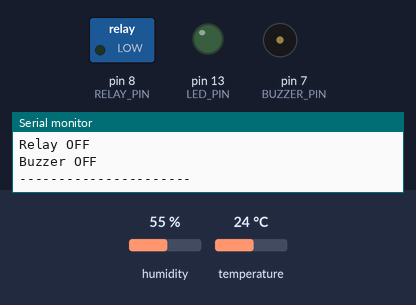
This sketch was run on a simulated Arduino Uno, built with avr-gcc and run on an emulated ATmega328P. Parts: switched loads named in the sketch (green lamp = pin HIGH), output pins drawn as LEDs (lit = HIGH), buzzer (waves = sounding, pin HIGH), the last lines printed to the serial monitor. The inputs (shaded band) are chosen by the test bench; at power-on: temperature 24 °C, humidity 55 %.

Above: at 2.8 s.
2.9 s: temperature set to 29.2 °C
5.6 s: temperature set to 30.7 °C
At 7.2 s:
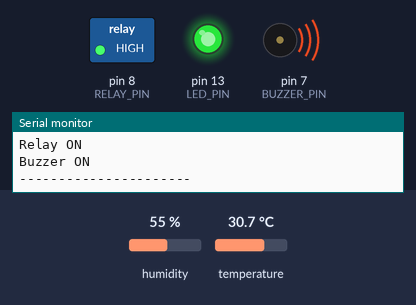
8.3 s: temperature set to 12 °C
At 11.2 s:
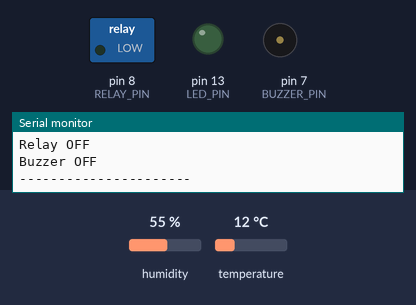
11.7 s: temperature set to 33 °C
At 12.6 s:
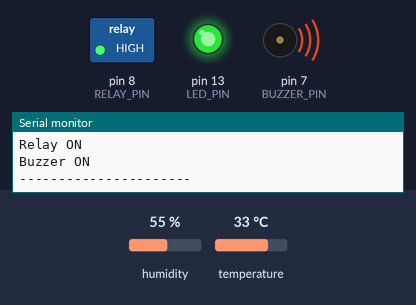
Timing chart, 0 to 14.7 s (numbered marks = the images above; inputs shaded):
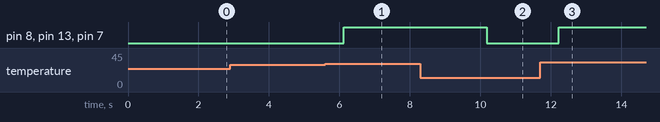

Measured:
- the behaviour switches between 30 and 30.1 °C on temperature (found by bisection; images 0 and 1)
- after the input at 5.6 s, pin 8 (RELAY_PIN), pin 13 (LED_PIN), pin 7 (BUZZER_PIN): LOW → HIGH after 0.53 s
- after the input at 8.3 s, pin 8 (RELAY_PIN), pin 13 (LED_PIN), pin 7 (BUZZER_PIN): HIGH → LOW after 1.9 s
- after the input at 11.7 s, pin 8 (RELAY_PIN), pin 13 (LED_PIN), pin 7 (BUZZER_PIN): LOW → HIGH after 0.52 s

The sketch:

sketch.ino
```cpp
#include <DHT.h>

#define DHTPIN 2
#define DHTTYPE DHT22

#define RELAY_PIN 8
#define LED_PIN 13
#define BUZZER_PIN 7

DHT dht(DHTPIN, DHTTYPE);

void setup() {
  Serial.begin(9600);

  dht.begin();

  pinMode(RELAY_PIN, OUTPUT);
  pinMode(LED_PIN, OUTPUT);
  pinMode(BUZZER_PIN, OUTPUT);
  digitalWrite(RELAY_PIN, LOW);
  digitalWrite(LED_PIN, LOW);
  digitalWrite(BUZZER_PIN, LOW);

  Serial.println("Temperature Monitoring System");
}

void loop() {

  float temperature = dht.readTemperature();
  float humidity = dht.readHumidity();

  if (isnan(temperature) || isnan(humidity)) {
    Serial.println("DHT22 Error!");
    delay(2000);
    return;
  }

  Serial.print("Temperature: ");
  Serial.print(temperature);
  Serial.println(" °C");

  Serial.print("Humidity: ");
  Serial.print(humidity);
  Serial.println(" %");

  if (temperature > 30) {
    digitalWrite(RELAY_PIN, HIGH);
    digitalWrite(LED_PIN, HIGH);
    digitalWrite(BUZZER_PIN, HIGH);

    Serial.println("Relay ON");
    Serial.println("Buzzer ON");
  } else {
    digitalWrite(RELAY_PIN, LOW);
    digitalWrite(LED_PIN, LOW);
    digitalWrite(BUZZER_PIN, LOW);

    Serial.println("Relay OFF");
    Serial.println("Buzzer OFF");
  }

  Serial.println("----------------------");

  delay(2000);
}
```
